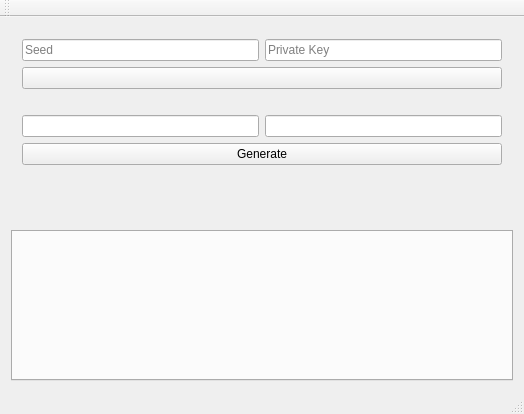
<?xml version="1.0" encoding="UTF-8"?>
<ui version="4.0">
 <class>MainWindow</class>
 <widget class="QMainWindow" name="MainWindow">
  <property name="geometry">
   <rect>
    <x>0</x>
    <y>0</y>
    <width>524</width>
    <height>414</height>
   </rect>
  </property>
  <property name="windowTitle">
   <string>Bcb Offline Tools</string>
  </property>
  <property name="showPasswdChecked" stdset="0">
   <bool>false</bool>
  </property>
  <widget class="QWidget" name="centralWidget">
   <layout class="QGridLayout" name="gridLayout">
    <item row="0" column="0">
     <widget class="QWidget" name="widget" native="true">
      <layout class="QGridLayout" name="gridLayout_2">
       <item row="4" column="1">
        <widget class="QLineEdit" name="prevBlockText"/>
       </item>
       <item row="2" column="0">
        <widget class="QLabel" name="pubkLabel">
         <property name="text">
          <string/>
         </property>
        </widget>
       </item>
       <item row="6" column="0">
        <widget class="QLabel" name="resultTool">
         <property name="text">
          <string/>
         </property>
        </widget>
       </item>
       <item row="4" column="0">
        <widget class="QLineEdit" name="balanceText"/>
       </item>
       <item row="1" column="0" colspan="2">
        <widget class="QPushButton" name="prvkBtn">
         <property name="text">
          <string/>
         </property>
        </widget>
       </item>
       <item row="5" column="0" colspan="2">
        <widget class="QPushButton" name="genBtn">
         <property name="text">
          <string>Generate</string>
         </property>
        </widget>
       </item>
       <item row="7" column="0" colspan="2">
        <widget class="QWidget" name="resultWidget" native="true">
         <layout class="QGridLayout" name="gridLayout_3"/>
        </widget>
       </item>
       <item row="2" column="1">
        <widget class="QLabel" name="addrLabel">
         <property name="text">
          <string/>
         </property>
        </widget>
       </item>
       <item row="0" column="0">
        <widget class="QLineEdit" name="seedEdit">
         <property name="echoMode">
          <enum>QLineEdit::PasswordEchoOnEdit</enum>
         </property>
         <property name="placeholderText">
          <string>Seed</string>
         </property>
        </widget>
       </item>
       <item row="0" column="1">
        <widget class="QLineEdit" name="prvkText">
         <property name="echoMode">
          <enum>QLineEdit::PasswordEchoOnEdit</enum>
         </property>
         <property name="placeholderText">
          <string>Private Key</string>
         </property>
        </widget>
       </item>
      </layout>
     </widget>
    </item>
    <item row="1" column="0">
     <widget class="QTabWidget" name="toolsTabs"/>
    </item>
   </layout>
  </widget>
  <widget class="QMenuBar" name="menuBar">
   <property name="geometry">
    <rect>
     <x>0</x>
     <y>0</y>
     <width>524</width>
     <height>23</height>
    </rect>
   </property>
  </widget>
  <widget class="QToolBar" name="mainToolBar">
   <attribute name="toolBarArea">
    <enum>TopToolBarArea</enum>
   </attribute>
   <attribute name="toolBarBreak">
    <bool>false</bool>
   </attribute>
  </widget>
  <widget class="QStatusBar" name="statusBar"/>
 </widget>
 <layoutdefault spacing="6" margin="11"/>
 <tabstops>
  <tabstop>seedEdit</tabstop>
  <tabstop>prvkText</tabstop>
  <tabstop>prvkBtn</tabstop>
  <tabstop>balanceText</tabstop>
  <tabstop>prevBlockText</tabstop>
  <tabstop>genBtn</tabstop>
  <tabstop>toolsTabs</tabstop>
 </tabstops>
 <resources/>
 <connections/>
</ui>
